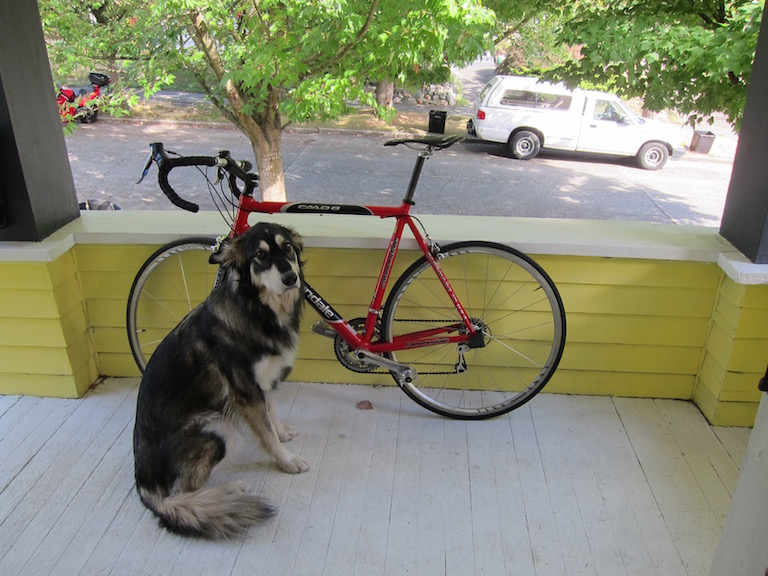
#> input picture data/dog.jpg, 768 x 576 px
$ jupyter execute anchor_boxes.ipynb   (shell and % lines are left out)
#> lines starting #> are read from the running program, lines starting #| are printed output that depends on the picture
[cell 1]
import sys
sys.path.append("..")

import cv2
import numpy as np
import matplotlib.pyplot as plt

[cell 2]
# anchor boxes
YOLO_ANCHORS = np.array(
    [(10, 13), (16, 30), (33, 23),
     (30, 61), (62, 45), (59, 119),
     (116, 90), (156, 198), (373, 326)], np.float32)

YOLO_ANCHORS_MASKS = np.array([[6, 7, 8],
                               [3, 4, 5],
                               [0, 1, 2]])


YOLO_ANCHORS

[cell 3]
f, (ax1, ax2, ax3) = plt.subplots(1, 3, figsize=(30, 30))
f.subplots_adjust(hspace = .2, wspace = .05)
axs = (ax1, ax2, ax3)
image = cv2.imread("../data/dog.jpg") # 載入圖像
#> image is the input picture: shape (576, 768, 3); mean B, G, R 114.1, 135.7, 134.4
image = cv2.cvtColor(image, cv2.COLOR_BGR2RGB)
image = cv2.resize(image, (416, 416))
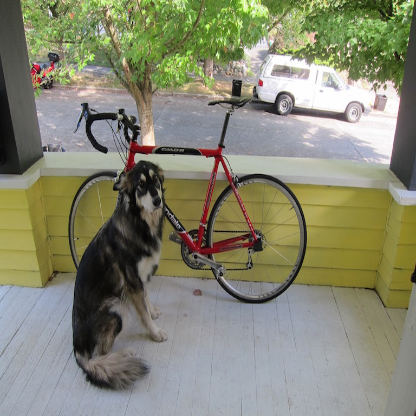
#> image: shape (416, 416, 3); mean R, G, B 134.3, 135.5, 114

for i, anchor_idxs in enumerate(YOLO_ANCHORS_MASKS):
    #image = np.zeros((416, 416, 3), dtype=np.uint8)

    grid_size = 32 // pow(2, i)
    grid_color = [255, 255, 255] # (255,255,255)

    # Plot grid box
    dx, dy = (grid_size, grid_size)
    image[:,::dy,:] = grid_color
    image[::dx,:,:] = grid_color

    for idx in anchor_idxs:
        anchor = YOLO_ANCHORS[idx]
        cx,cy= 208, 208
        anchor_maxes = (anchor / 2.)
        anchor_mins = -anchor_maxes

        left = int(cx + anchor_mins[0])
        top = int(cy + anchor_mins[1])
        right = int(cx + anchor_maxes[0])
        bottom = int(cy + anchor_maxes[1])

        cv2.rectangle(image, (left, top), (right, bottom), (255,0,0), 2)

    axs[i].imshow(image)
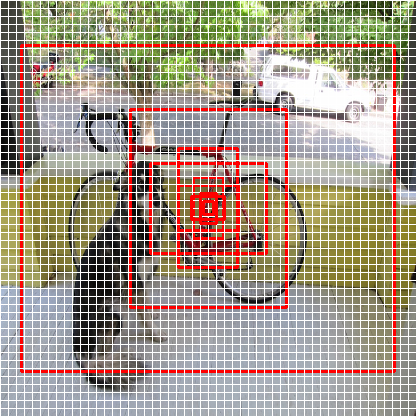
#> image: shape (416, 416, 3); mean R, G, B 169, 157.1, 141.7
f.tight_layout()
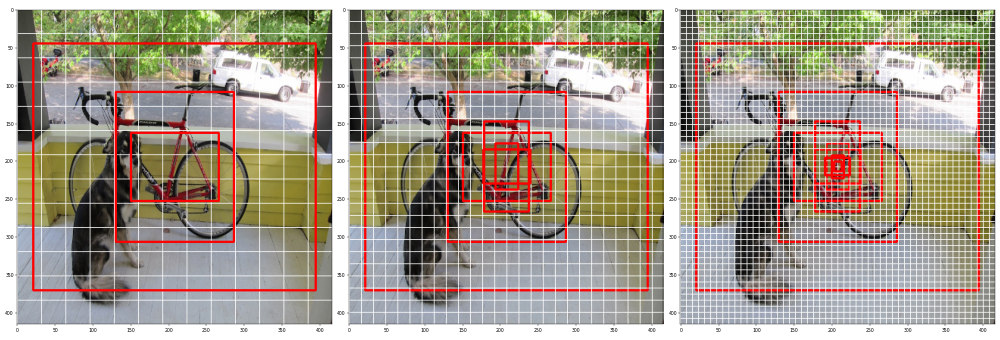
#> figure drawn by matplotlib, 3 panels

$ run again, with data/street.jpg copied over data/dog.jpg
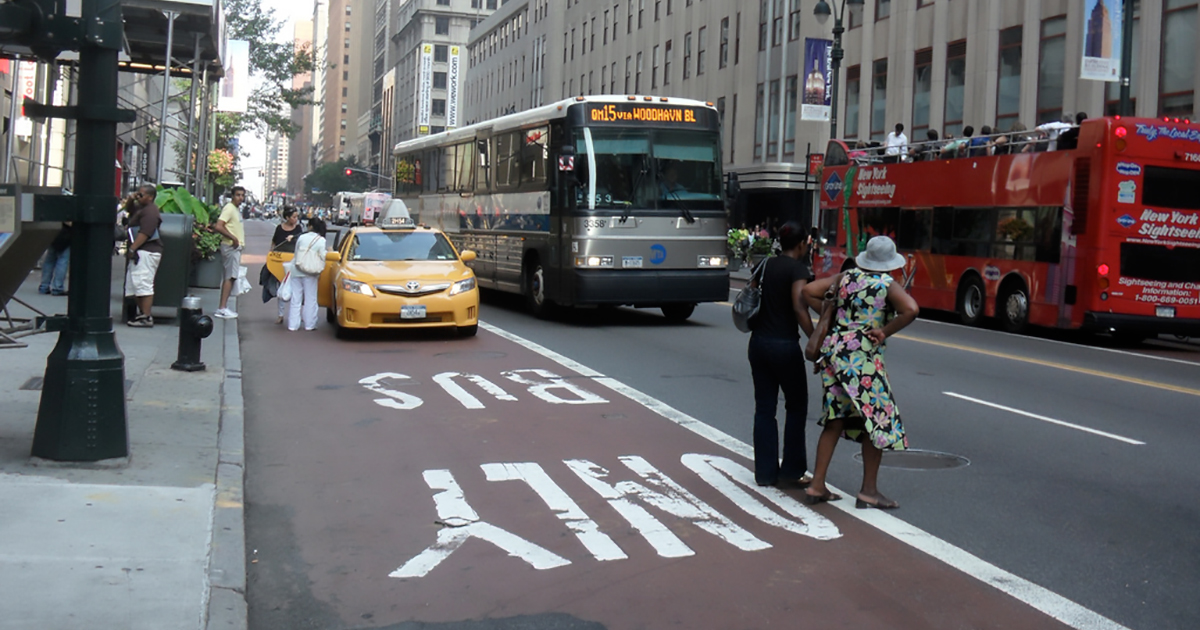
#> input picture data/street.jpg, 1200 x 630 px
#> image is the input picture: shape (630, 1200, 3); mean B, G, R 104.7, 102.8, 104.6
#> after the loop `for i, anchor_idxs in enumerate(YOLO_ANCHORS_MASKS):`:
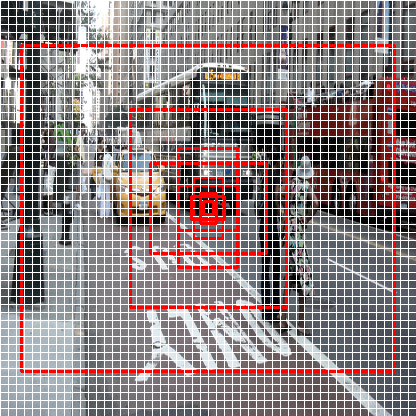
#> image: shape (416, 416, 3); mean R, G, B 147.5, 133.3, 134.7
#> `[cell 3] f, (ax1, ax2, ax3) = plt.subplots(1, 3, figsize=(30, 30)) f.s..`:
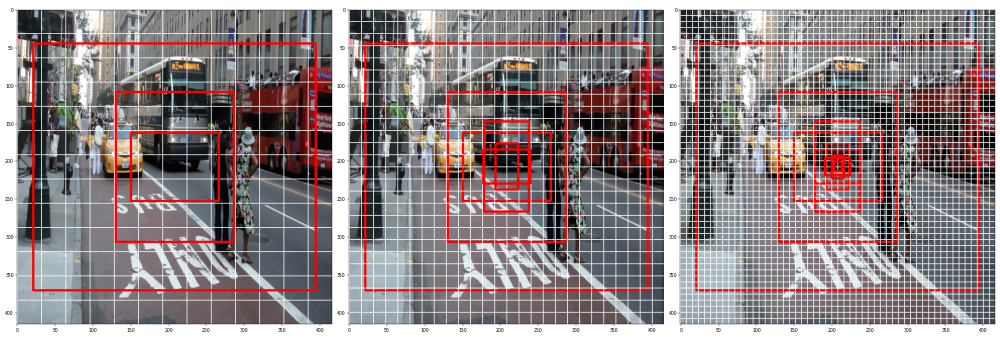
#> figure drawn by matplotlib, 3 panels
